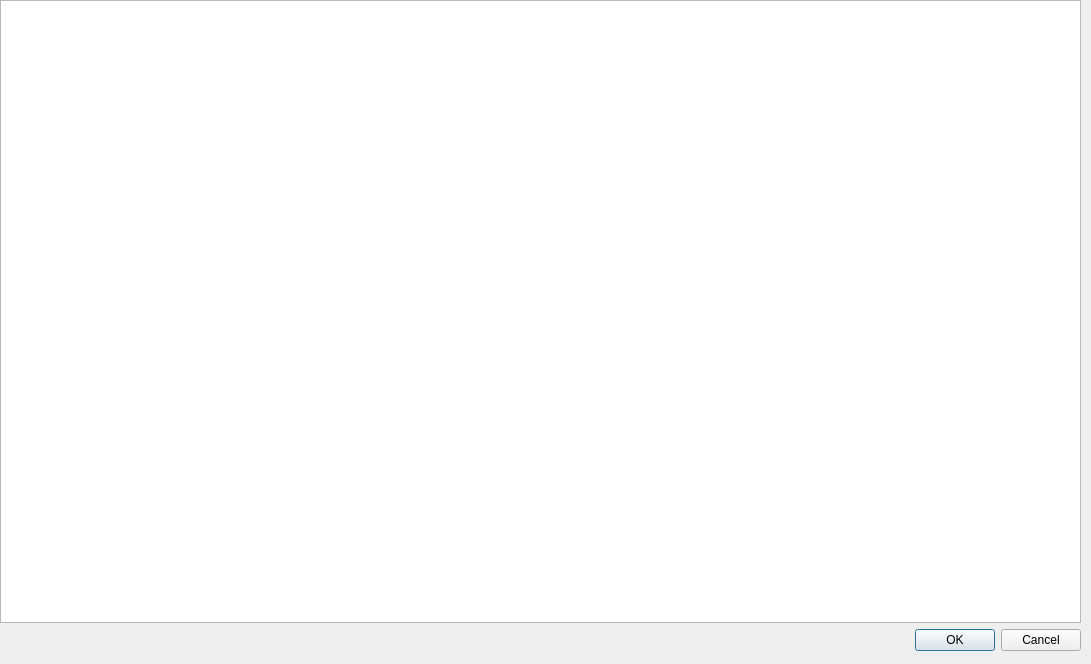
<?xml version="1.0" encoding="UTF-8"?>
<ui version="4.0">
 <class>DTablaApellidos</class>
 <widget class="QDialog" name="DTablaApellidos">
  <property name="geometry">
   <rect>
    <x>0</x>
    <y>0</y>
    <width>1091</width>
    <height>664</height>
   </rect>
  </property>
  <property name="windowTitle">
   <string>Dialog</string>
  </property>
  <widget class="QWidget" name="">
   <property name="geometry">
    <rect>
     <x>0</x>
     <y>0</y>
     <width>1081</width>
     <height>651</height>
    </rect>
   </property>
   <layout class="QVBoxLayout" name="verticalLayout">
    <item>
     <widget class="QTableView" name="tablaApellidos"/>
    </item>
    <item>
     <widget class="QDialogButtonBox" name="buttonBox">
      <property name="orientation">
       <enum>Qt::Horizontal</enum>
      </property>
      <property name="standardButtons">
       <set>QDialogButtonBox::Cancel|QDialogButtonBox::Ok</set>
      </property>
     </widget>
    </item>
   </layout>
  </widget>
 </widget>
 <resources/>
 <connections>
  <connection>
   <sender>buttonBox</sender>
   <signal>accepted()</signal>
   <receiver>DTablaApellidos</receiver>
   <slot>accept()</slot>
   <hints>
    <hint type="sourcelabel">
     <x>248</x>
     <y>254</y>
    </hint>
    <hint type="destinationlabel">
     <x>157</x>
     <y>274</y>
    </hint>
   </hints>
  </connection>
  <connection>
   <sender>buttonBox</sender>
   <signal>rejected()</signal>
   <receiver>DTablaApellidos</receiver>
   <slot>reject()</slot>
   <hints>
    <hint type="sourcelabel">
     <x>316</x>
     <y>260</y>
    </hint>
    <hint type="destinationlabel">
     <x>286</x>
     <y>274</y>
    </hint>
   </hints>
  </connection>
 </connections>
</ui>
